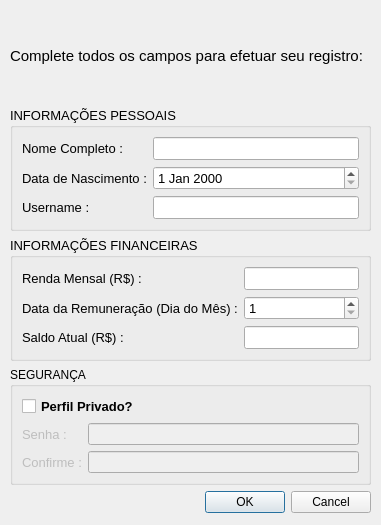
<?xml version="1.0" encoding="UTF-8"?>
<ui version="4.0">
 <class>JanelaCadastro</class>
 <widget class="QDialog" name="JanelaCadastro">
  <property name="geometry">
   <rect>
    <x>0</x>
    <y>0</y>
    <width>381</width>
    <height>525</height>
   </rect>
  </property>
  <property name="windowTitle">
   <string>Cadastre-se</string>
  </property>
  <widget class="QWidget" name="layoutWidget">
   <property name="geometry">
    <rect>
     <x>10</x>
     <y>10</y>
     <width>361</width>
     <height>503</height>
    </rect>
   </property>
   <layout class="QVBoxLayout" name="verticalLayout_2">
    <item>
     <widget class="QLabel" name="label_7">
      <property name="font">
       <font>
        <family>Segoe UI</family>
        <pointsize>11</pointsize>
        <italic>false</italic>
        <bold>false</bold>
        <underline>false</underline>
       </font>
      </property>
      <property name="text">
       <string>Complete todos os campos para efetuar seu registro:</string>
      </property>
     </widget>
    </item>
    <item>
     <layout class="QVBoxLayout" name="verticalLayout">
      <item>
       <widget class="QGroupBox" name="groupBox">
        <property name="font">
         <font>
          <pointsize>10</pointsize>
         </font>
        </property>
        <property name="title">
         <string>INFORMAÇÕES PESSOAIS</string>
        </property>
        <layout class="QFormLayout" name="formLayout_2">
         <item row="0" column="0">
          <widget class="QLabel" name="label_nome_completo">
           <property name="font">
            <font>
             <pointsize>10</pointsize>
            </font>
           </property>
           <property name="text">
            <string>Nome Completo :</string>
           </property>
          </widget>
         </item>
         <item row="0" column="1">
          <widget class="QLineEdit" name="input_nome_completo"/>
         </item>
         <item row="1" column="0">
          <widget class="QLabel" name="label">
           <property name="font">
            <font>
             <pointsize>10</pointsize>
            </font>
           </property>
           <property name="text">
            <string>Data de Nascimento :</string>
           </property>
          </widget>
         </item>
         <item row="1" column="1">
          <widget class="QDateEdit" name="input_data_nascimento"/>
         </item>
         <item row="2" column="0">
          <widget class="QLabel" name="label_username">
           <property name="font">
            <font>
             <pointsize>10</pointsize>
            </font>
           </property>
           <property name="text">
            <string>Username : </string>
           </property>
          </widget>
         </item>
         <item row="2" column="1">
          <widget class="QLineEdit" name="input_username"/>
         </item>
        </layout>
       </widget>
      </item>
      <item>
       <widget class="QGroupBox" name="groupBox_2">
        <property name="font">
         <font>
          <pointsize>10</pointsize>
         </font>
        </property>
        <property name="title">
         <string>INFORMAÇÕES FINANCEIRAS</string>
        </property>
        <layout class="QFormLayout" name="formLayout_3">
         <item row="0" column="0">
          <widget class="QLabel" name="label_renda_mensal">
           <property name="font">
            <font>
             <pointsize>10</pointsize>
            </font>
           </property>
           <property name="text">
            <string>Renda Mensal (R$) :</string>
           </property>
          </widget>
         </item>
         <item row="0" column="1">
          <widget class="QLineEdit" name="input_renda_mensal"/>
         </item>
         <item row="1" column="0">
          <widget class="QLabel" name="label_2">
           <property name="font">
            <font>
             <pointsize>10</pointsize>
            </font>
           </property>
           <property name="text">
            <string>Data da Remuneração (Dia do Mês) :</string>
           </property>
          </widget>
         </item>
         <item row="1" column="1">
          <widget class="QSpinBox" name="input_dia_pagamento">
           <property name="minimum">
            <number>1</number>
           </property>
           <property name="maximum">
            <number>31</number>
           </property>
          </widget>
         </item>
         <item row="2" column="0">
          <widget class="QLabel" name="label_saldo_inicial">
           <property name="font">
            <font>
             <pointsize>10</pointsize>
            </font>
           </property>
           <property name="text">
            <string>Saldo Atual (R$) :</string>
           </property>
          </widget>
         </item>
         <item row="2" column="1">
          <widget class="QLineEdit" name="input_saldo_inicial"/>
         </item>
        </layout>
       </widget>
      </item>
      <item>
       <widget class="QGroupBox" name="groupBox_3">
        <property name="title">
         <string>SEGURANÇA</string>
        </property>
        <layout class="QFormLayout" name="formLayout">
         <item row="0" column="0" colspan="2">
          <widget class="QCheckBox" name="check_conta_privada">
           <property name="font">
            <font>
             <pointsize>10</pointsize>
             <bold>true</bold>
            </font>
           </property>
           <property name="text">
            <string>Perfil Privado?</string>
           </property>
          </widget>
         </item>
         <item row="2" column="0">
          <widget class="QLabel" name="label_senha">
           <property name="enabled">
            <bool>false</bool>
           </property>
           <property name="font">
            <font>
             <pointsize>10</pointsize>
            </font>
           </property>
           <property name="text">
            <string>Senha :</string>
           </property>
          </widget>
         </item>
         <item row="2" column="1">
          <widget class="QLineEdit" name="input_senha">
           <property name="enabled">
            <bool>false</bool>
           </property>
           <property name="echoMode">
            <enum>QLineEdit::Password</enum>
           </property>
          </widget>
         </item>
         <item row="3" column="0">
          <widget class="QLabel" name="label_confirmar_senha">
           <property name="enabled">
            <bool>false</bool>
           </property>
           <property name="font">
            <font>
             <pointsize>10</pointsize>
            </font>
           </property>
           <property name="text">
            <string>Confirme :</string>
           </property>
          </widget>
         </item>
         <item row="3" column="1">
          <widget class="QLineEdit" name="input_confirmar_senha">
           <property name="enabled">
            <bool>false</bool>
           </property>
           <property name="echoMode">
            <enum>QLineEdit::Password</enum>
           </property>
          </widget>
         </item>
        </layout>
       </widget>
      </item>
     </layout>
    </item>
    <item>
     <widget class="QDialogButtonBox" name="buttonBox">
      <property name="orientation">
       <enum>Qt::Horizontal</enum>
      </property>
      <property name="standardButtons">
       <set>QDialogButtonBox::Cancel|QDialogButtonBox::Ok</set>
      </property>
     </widget>
    </item>
   </layout>
  </widget>
 </widget>
 <resources/>
 <connections>
  <connection>
   <sender>buttonBox</sender>
   <signal>accepted()</signal>
   <receiver>JanelaCadastro</receiver>
   <slot>accept()</slot>
   <hints>
    <hint type="sourcelabel">
     <x>248</x>
     <y>254</y>
    </hint>
    <hint type="destinationlabel">
     <x>157</x>
     <y>274</y>
    </hint>
   </hints>
  </connection>
  <connection>
   <sender>buttonBox</sender>
   <signal>rejected()</signal>
   <receiver>JanelaCadastro</receiver>
   <slot>reject()</slot>
   <hints>
    <hint type="sourcelabel">
     <x>316</x>
     <y>260</y>
    </hint>
    <hint type="destinationlabel">
     <x>286</x>
     <y>274</y>
    </hint>
   </hints>
  </connection>
 </connections>
</ui>
